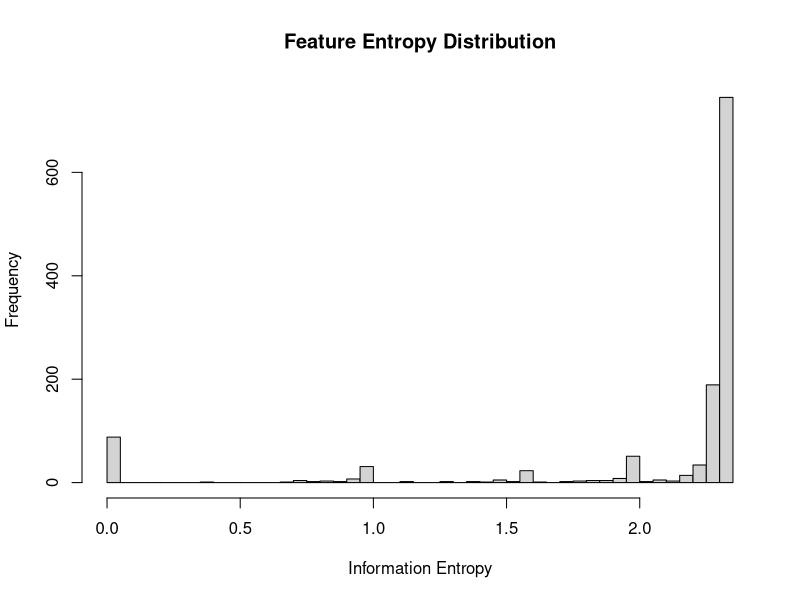
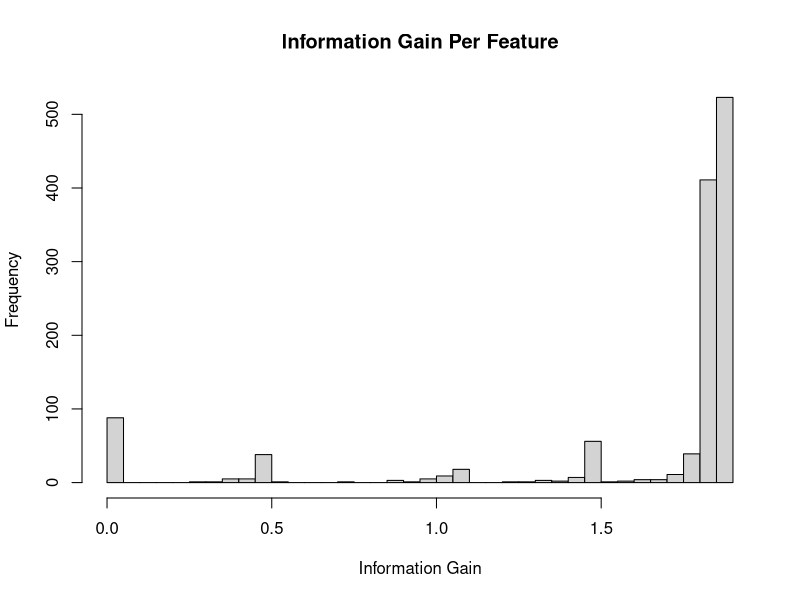

Here is the R script that generated these plots, in order: (Note: this script raises an error after producing the figures.)
## ---- chunk 1
library(dplyr)
library(here)
## ---- chunk 2
omanFT <- read.table(here::here("data/2018-11-23/QA_oman_feature_table.txt"), header = T,
                     stringsAsFactors = F)
dataCols <- 3:7
## ---- chunk 3
dataMatrix <- omanFT[,grep("\\.", colnames(omanFT))] 

dataMatrix <- dataMatrix/rowSums(dataMatrix)

dataMatrix$entropy <- apply(dataMatrix, 1, function(row) {
    
    if(any(row == 0)) {
        row <- row[row != 0]
    }
    return(-sum(row * log2(row)))
    
})
hist(dataMatrix$entropy, main = "Feature Entropy Distribution",
     xlab = "Information Entropy",
     breaks = 50)
## ---- chunk 4
sampleFeatureEntropy <- apply(dataMatrix[,-6], 1, function(row) {
    if(any(row == 0)) {
        row <- row[row > 0]
    }
    p <- row/sum(row)
    return(-p*log2(p))
})

infoGain <- vector(mode = "numeric", length = length(sampleFeatureEntropy))
for(i in seq_along(sampleFeatureEntropy)) {
    
    curRow <- sampleFeatureEntropy[[i]]
    
    # case when only one feature makes up the group
    if(dataMatrix$entropy[i] == 0) {
        infoGain[i] <- 0
    } else {
        infoGain[i] <- dataMatrix$entropy[i] - sum(curRow)/length(curRow)
    }
}

infoGain %>% hist(breaks = 30, main = "Information Gain Per Feature",
                  xlab = "Information Gain")
## ---- chunk 5
selectedFeatures <- infoGain <= 0.5
message("Total number of retained features: ", sum(selectedFeatures))
## ---- chunk 6
minEntropyId <- sapply(sampleFeatureEntropy[selectedFeatures], function(groups) {
    names(groups)[which.min(groups)]
}) 
table(minEntropyId)
## ---- chunk 7
selectedData <- omanFT[selectedFeatures,]
selectedData$classifier <- minEntropyId

compoundDb <- read.csv(here::here("data/2018-11-22/OM17compoundIDs.csv"),
         header = T, skip = 0)

obsFeatures <- paste(signif(compoundDb$m.z), 
                     signif(compoundDb$Retention.time..min. * 60), sep = "_")

infoFeatures <- paste(signif(selectedData$mz), 
      signif(selectedData$Retention_Time),
      sep = "_")

matchedFeatures <- lapply(infoFeatures, function(curFeat) {
    which(curFeat == obsFeatures)
})

compoundIds <- list()
for(i in seq_along(matchedFeatures)) {
    
    if(length(matchedFeatures[[i]]) == 0) {
        next 
    } else {
        retainRows <- matchedFeatures[[i]]
    }
    
    compoundIds[[i]] <- compoundDb[retainRows,] %>% 
        select(Adducts, Formula, Score, Fragmentation.Score,
               Mass.Error..ppm., Description, m.z, Retention.time..min.) %>% 
        mutate(infoRow = i)
    
}
matchedCompounds <- Reduce(f = rbind, compoundIds)
write.table(x = selectedData, row.names = F, 
            file = here("data/2019-01-03/highInfoFeatures.txt"))
write.table(x = matchedCompounds, row.names = F, 
            file = here("data/2019-01-03/highInfoCpdMatches.txt"))
